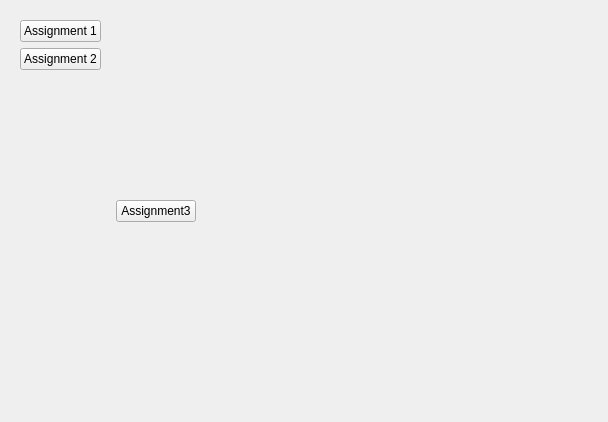
<?xml version="1.0" encoding="UTF-8"?>
<ui version="4.0">
 <class>Form</class>
 <widget class="QWidget" name="Form">
  <property name="geometry">
   <rect>
    <x>0</x>
    <y>0</y>
    <width>608</width>
    <height>422</height>
   </rect>
  </property>
  <property name="windowTitle">
   <string>Form</string>
  </property>
  <layout class="QHBoxLayout" name="horizontalLayout">
   <item>
    <widget class="QWidget" name="widget_2" native="true">
     <layout class="QVBoxLayout" name="verticalLayout">
      <item>
       <widget class="QPushButton" name="assignment1Btn">
        <property name="text">
         <string>Assignment 1</string>
        </property>
       </widget>
      </item>
      <item>
       <widget class="QPushButton" name="assignment2Btn">
        <property name="text">
         <string>Assignment 2</string>
        </property>
       </widget>
      </item>
      <item>
       <spacer name="verticalSpacer">
        <property name="orientation">
         <enum>Qt::Vertical</enum>
        </property>
        <property name="sizeHint" stdset="0">
         <size>
          <width>20</width>
          <height>40</height>
         </size>
        </property>
       </spacer>
      </item>
     </layout>
    </widget>
   </item>
   <item>
    <widget class="QPushButton" name="assignment3Btn">
     <property name="text">
      <string>Assignment3</string>
     </property>
    </widget>
   </item>
   <item>
    <spacer name="verticalSpacer_2">
     <property name="orientation">
      <enum>Qt::Vertical</enum>
     </property>
     <property name="sizeHint" stdset="0">
      <size>
       <width>20</width>
       <height>40</height>
      </size>
     </property>
    </spacer>
   </item>
   <item>
    <spacer name="horizontalSpacer">
     <property name="orientation">
      <enum>Qt::Horizontal</enum>
     </property>
     <property name="sizeHint" stdset="0">
      <size>
       <width>438</width>
       <height>20</height>
      </size>
     </property>
    </spacer>
   </item>
  </layout>
 </widget>
 <resources/>
 <connections/>
</ui>
